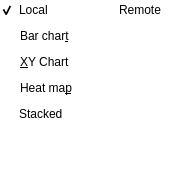
<?xml version="1.0" encoding="UTF-8"?>
<ui version="4.0">
 <class>ChartType</class>
 <widget class="QWidget" name="ChartType">
  <property name="geometry">
   <rect>
    <x>0</x>
    <y>0</y>
    <width>193</width>
    <height>181</height>
   </rect>
  </property>
  <property name="windowTitle">
   <string>Form</string>
  </property>
  <property name="styleSheet">
   <string notr="true">background-color:transparent;</string>
  </property>
  <layout class="QGridLayout" name="gridLayout">
   <property name="leftMargin">
    <number>0</number>
   </property>
   <property name="topMargin">
    <number>0</number>
   </property>
   <property name="rightMargin">
    <number>0</number>
   </property>
   <property name="bottomMargin">
    <number>0</number>
   </property>
   <item row="0" column="0">
    <widget class="QCheckBox" name="checkBox_3">
     <property name="text">
      <string>Local</string>
     </property>
     <property name="checked">
      <bool>true</bool>
     </property>
    </widget>
   </item>
   <item row="0" column="1">
    <widget class="QCheckBox" name="checkBox_2">
     <property name="text">
      <string>Remote</string>
     </property>
    </widget>
   </item>
   <item row="1" column="0" colspan="2">
    <widget class="QRadioButton" name="radioButton">
     <property name="text">
      <string>Bar char&amp;t</string>
     </property>
    </widget>
   </item>
   <item row="2" column="0">
    <widget class="QRadioButton" name="radioButton_2">
     <property name="text">
      <string>&amp;XY Chart</string>
     </property>
    </widget>
   </item>
   <item row="3" column="0">
    <widget class="QRadioButton" name="radioButton_3">
     <property name="text">
      <string>Heat ma&amp;p</string>
     </property>
    </widget>
   </item>
   <item row="4" column="0">
    <widget class="QCheckBox" name="checkBox">
     <property name="text">
      <string>Stacked</string>
     </property>
    </widget>
   </item>
   <item row="5" column="0" colspan="2">
    <spacer name="verticalSpacer">
     <property name="orientation">
      <enum>Qt::Vertical</enum>
     </property>
     <property name="sizeHint" stdset="0">
      <size>
       <width>20</width>
       <height>57</height>
      </size>
     </property>
    </spacer>
   </item>
  </layout>
 </widget>
 <resources/>
 <connections/>
</ui>
